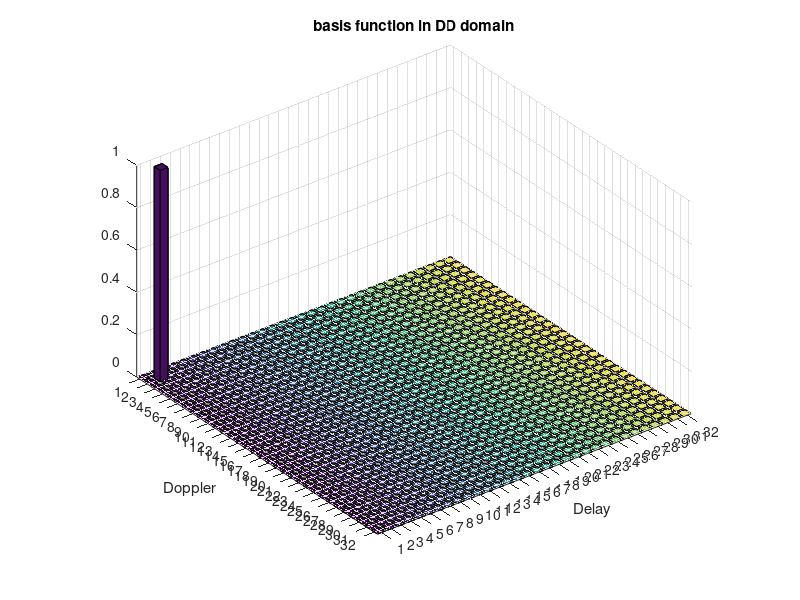
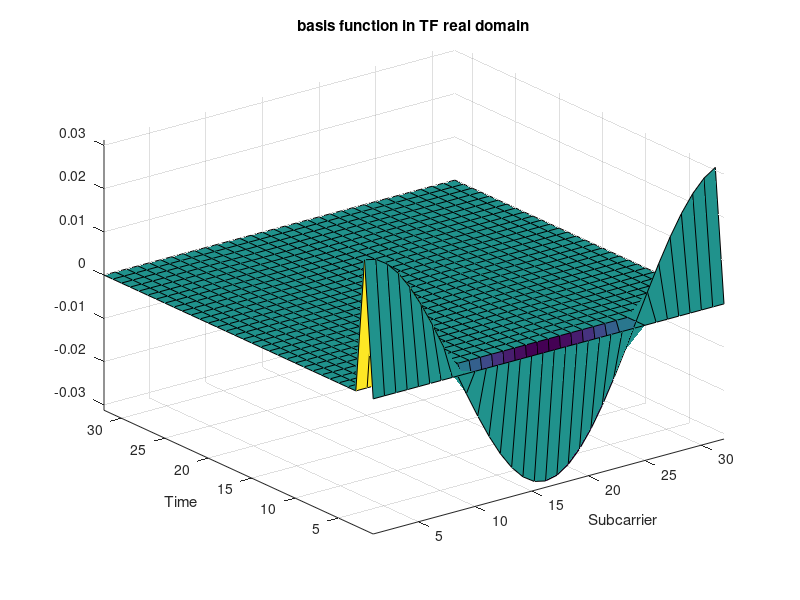
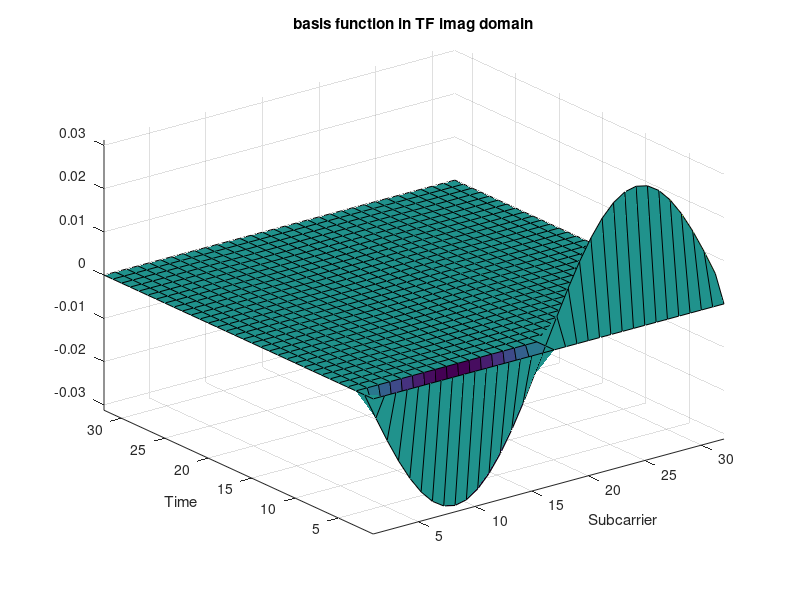

Recreate these plots in MATLAB, in order. (Note: this script raises an error after producing the figures.)
clc;
clear all;
close all;
%No. of Subcarriers
M=32;
%No. of symbols
N=32;

F_M=1/M*dftmtx(M);
F_N=1/N*dftmtx(N);

%Pulse shaping
ps=eye(M);

%Generating basis function DD domain
x_DD=zeros(M,N);
x_DD(2,2)=1;

%Generating TF domain
x_TF=x_DD*F_N;

%Generating Time domain
S=ps*F_M*x_TF;
s=reshape(S,M*N,1);

figure()
bar3(x_DD)
axis tight 
xlabel('Delay');
ylabel('Doppler');
title('basis function in DD domain');

figure()
surf(real(x_TF))
axis tight 
xlabel('Subcarrier');
ylabel('Time');
title('basis function in TF real domain');

figure()
surf(imag(x_TF))
axis tight 
xlabel('Subcarrier');
ylabel('Time');
title('basis function in TF imag domain');

figure()
%One OTFS frame
plot((1:length(s))*T/M,real(s))
axis tight 
xlabel('Time');
title('basis function in Time real domain');

figure()
plot((1:length(s))*T/M,imag(s))
axis tight 
xlabel('Time');
title('basis function in Time ima domain');